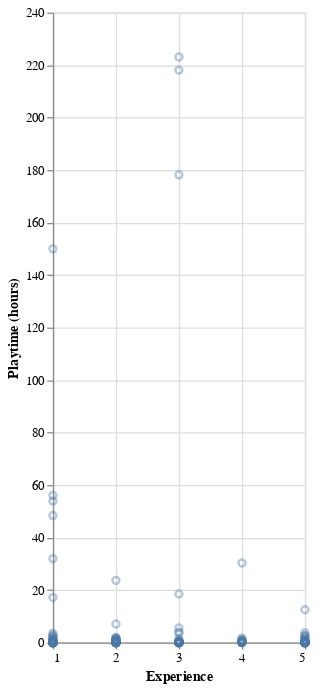
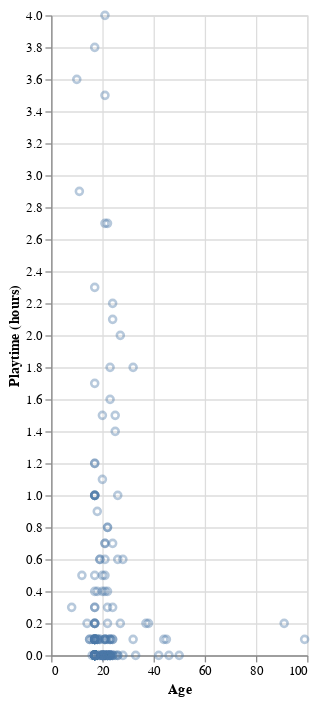

Notebook code cell kept with these figures, in order:
### Markdown cell above
**Option B: Doing a pairplot linear regression**

### Code cell
#age_prediction_grid = players_filtered[["age"]].agg(["min", "max"])
#age_prediction_grid["predicted"] = lm.predict(age_prediction_grid)

age_scatter = alt.Chart(players_filtered).mark_point(opacity=0.4).encode(
    x=alt.X("age").scale(zero=False).title("Age"),
    y=alt.Y("played_hours").title("Playtime (hours)")
).properties(width=200, height=500)

experience_scatter = alt.Chart(players_filtered).mark_point(opacity=0.4).encode(
    x=alt.X("experience_num").scale(zero=False).title("Experience"),
    y=alt.Y("played_hours").title("Playtime (hours)")
).properties(width=200, height=500)
#age_plot = age_scatter + alt.Chart(age_prediction_grid).mark_line(color="black").encode(
#    x="age",
#    y="predicted"
#)
age_scatter
display(experience_scatter, age_scatter)

### Figure 1 — Vega specification as saved in the notebook (floating-point values rounded to 4 significant figures; data arrays with more than 128 entries replaced by an {"elided": "..."} marker saying what was removed)
{"$schema": "https://vega.github.io/schema/vega/v5.json", "data": [{"name": "source_0", "values": {"elided": "196 records"}}, {"name": "source_0_x_domain_experience_num", "values": [{"min": 1, "max": 5}]}, {"name": "source_0_y_domain_played_hours", "values": [{"min": 0.0, "max": 223.1}]}], "marks": [{"type": "symbol", "name": "marks", "from": {"data": "source_0"}, "encode": {"update": {"stroke": {"value": "#4c78a8"}, "y": {"field": "played_hours", "scale": "y"}, "x": {"field": "experience_num", "scale": "x"}, "fill": {"value": "transparent"}, "opacity": {"value": 0.4}}}, "style": ["point"]}], "scales": [{"name": "x", "type": "linear", "domain": [{"signal": "(data(\"source_0_x_domain_experience_num\")[0] || {}).min"}, {"signal": "(data(\"source_0_x_domain_experience_num\")[0] || {}).max"}], "range": [0, {"signal": "width"}], "nice": true, "zero": false}, {"name": "y", "type": "linear", "domain": [{"signal": "(data(\"source_0_y_domain_played_hours\")[0] || {}).min"}, {"signal": "(data(\"source_0_y_domain_played_hours\")[0] || {}).max"}], "range": [{"signal": "height"}, 0], "nice": true, "zero": true}], "axes": [{"scale": "x", "domain": false, "grid": true, "tickCount": {"signal": "ceil(width/40)"}, "orient": "bottom", "ticks": false, "maxExtent": 0, "labels": false, "aria": false, "minExtent": 0, "zindex": 0, "gridScale": "y"}, {"scale": "y", "domain": false, "maxExtent": 0, "aria": false, "labels": false, "orient": "left", "tickCount": {"signal": "ceil(height/40)"}, "minExtent": 0, "ticks": false, "zindex": 0, "grid": true, "gridScale": "x"}, {"scale": "x", "tickCount": {"signal": "ceil(width/40)"}, "title": "Experience", "grid": false, "labelFlush": true, "zindex": 0, "labelOverlap": true, "orient": "bottom"}, {"scale": "y", "grid": false, "title": "Playtime (hours)", "orient": "left", "labelOverlap": true, "tickCount": {"signal": "ceil(height/40)"}, "zindex": 0}], "height": 500, "padding": 5, "width": 200, "style": "cell", "background": "white"}

### Figure 2 — Vega specification as saved in the notebook (floating-point values rounded to 4 significant figures; data arrays with more than 128 entries replaced by an {"elided": "..."} marker saying what was removed)
{"$schema": "https://vega.github.io/schema/vega/v5.json", "data": [{"name": "source_0", "values": {"elided": "181 records"}}, {"name": "source_0_x_domain_age", "values": [{"min": 8, "max": 99}]}, {"name": "source_0_y_domain_played_hours", "values": [{"min": 0.0, "max": 4.0}]}], "marks": [{"type": "symbol", "name": "marks", "from": {"data": "source_0"}, "encode": {"update": {"fill": {"value": "transparent"}, "opacity": {"value": 0.4}, "x": {"field": "age", "scale": "x"}, "stroke": {"value": "#4c78a8"}, "y": {"field": "played_hours", "scale": "y"}}}, "style": ["point"]}], "scales": [{"name": "x", "type": "linear", "domain": [{"signal": "(data(\"source_0_x_domain_age\")[0] || {}).min"}, {"signal": "(data(\"source_0_x_domain_age\")[0] || {}).max"}], "range": [0, {"signal": "width"}], "zero": false, "nice": true}, {"name": "y", "type": "linear", "domain": [{"signal": "(data(\"source_0_y_domain_played_hours\")[0] || {}).min"}, {"signal": "(data(\"source_0_y_domain_played_hours\")[0] || {}).max"}], "range": [{"signal": "height"}, 0], "zero": true, "nice": true}], "axes": [{"scale": "x", "maxExtent": 0, "ticks": false, "labels": false, "gridScale": "y", "domain": false, "minExtent": 0, "zindex": 0, "grid": true, "tickCount": {"signal": "ceil(width/40)"}, "orient": "bottom", "aria": false}, {"scale": "y", "tickCount": {"signal": "ceil(height/40)"}, "labels": false, "orient": "left", "grid": true, "domain": false, "aria": false, "gridScale": "x", "minExtent": 0, "maxExtent": 0, "ticks": false, "zindex": 0}, {"scale": "x", "orient": "bottom", "title": "Age", "labelFlush": true, "labelOverlap": true, "grid": false, "zindex": 0, "tickCount": {"signal": "ceil(width/40)"}}, {"scale": "y", "labelOverlap": true, "grid": false, "tickCount": {"signal": "ceil(height/40)"}, "zindex": 0, "orient": "left", "title": "Playtime (hours)"}], "style": "cell", "height": 500, "padding": 5, "background": "white", "width": 200}
